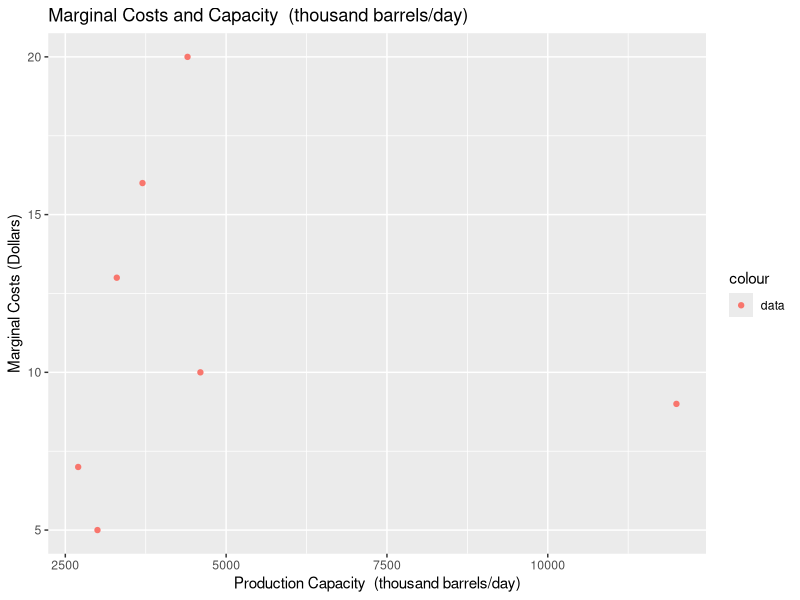

Source code (R):
#Daily Assignment 1
#when you know a bit more in R, come back to this, maybe in week 3 of instruction

#-------------------------------------------
#install needed R packages
#you will learn this in Sections
#you only need to install them once then only call them using library()
#-------------------------------------------
#for reading excell data file install the package below
install.packages("readxl")
install.packages("ggplot2")
install.packages("psych")

#call them in

# Loading packages
library(readxl)
library(ggplot2)
library(psych) # For function "describe()" below, which gives summary stats.

#-------------------------------------------
#set your working directory
#-------------------------------------------
#setwd("/Users/sberto/Desktop/")
setwd("/Users/sofiavillas-boas/Dropbox/EEP118_Spring2021/Daily Assignments/1-DA-Lecture1")

#-------------------------------------------
#1. Read in data and see the top rows to see column names etc
#-------------------------------------------
#read in DA1 data set
#read in an excell dataset
my_data <- read_excel("opec.xlsx")
head(my_data)

#-------------------------------------------
#summary stats of data
#-------------------------------------------
describe(my_data,skew=FALSE)

#scatter plot
scatter_data <- ggplot(data = my_data) + geom_point(aes(x=capacity, y=margCost, color = "data")) +
  xlab("Production Capacity  (thousand barrels/day)") + ylab("Marginal Costs (Dollars)") +
  ggtitle("Marginal Costs and Capacity  (thousand barrels/day)")
scatter_data



